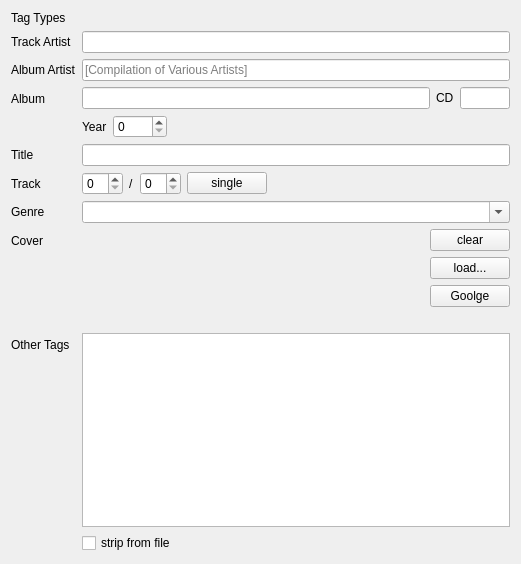
<?xml version="1.0" encoding="UTF-8"?>
<ui version="4.0">
 <class>MetadataWidget</class>
 <widget class="QWidget" name="MetadataWidget">
  <property name="geometry">
   <rect>
    <x>0</x>
    <y>0</y>
    <width>521</width>
    <height>564</height>
   </rect>
  </property>
  <property name="windowTitle">
   <string>Form</string>
  </property>
  <layout class="QFormLayout" name="formLayout">
   <item row="1" column="0">
    <widget class="QLabel" name="label">
     <property name="text">
      <string>Track Artist</string>
     </property>
    </widget>
   </item>
   <item row="1" column="1">
    <widget class="QLineEdit" name="trackArtistEdit"/>
   </item>
   <item row="2" column="0">
    <widget class="QLabel" name="label_2">
     <property name="text">
      <string>Album Artist</string>
     </property>
    </widget>
   </item>
   <item row="2" column="1">
    <widget class="QLineEdit" name="albumArtistEdit">
     <property name="inputMask">
      <string/>
     </property>
     <property name="placeholderText">
      <string>[Compilation of Various Artists]</string>
     </property>
    </widget>
   </item>
   <item row="3" column="0">
    <widget class="QLabel" name="label_3">
     <property name="text">
      <string>Album</string>
     </property>
    </widget>
   </item>
   <item row="3" column="1">
    <layout class="QVBoxLayout" name="AlbumLayout_3">
     <item>
      <layout class="QHBoxLayout" name="horizontalLayout_6">
       <item>
        <widget class="QLineEdit" name="albumEdit">
         <property name="sizePolicy">
          <sizepolicy hsizetype="Expanding" vsizetype="Fixed">
           <horstretch>1</horstretch>
           <verstretch>0</verstretch>
          </sizepolicy>
         </property>
        </widget>
       </item>
       <item>
        <widget class="QLabel" name="label_10">
         <property name="text">
          <string>CD</string>
         </property>
        </widget>
       </item>
       <item>
        <widget class="QLineEdit" name="cdEdit">
         <property name="maximumSize">
          <size>
           <width>50</width>
           <height>16777215</height>
          </size>
         </property>
        </widget>
       </item>
      </layout>
     </item>
     <item>
      <layout class="QHBoxLayout" name="horizontalLayout_7">
       <item>
        <widget class="QLabel" name="label_12">
         <property name="text">
          <string>Year</string>
         </property>
        </widget>
       </item>
       <item>
        <widget class="QSpinBox" name="yearSpin">
         <property name="minimum">
          <number>0</number>
         </property>
         <property name="maximum">
          <number>3000</number>
         </property>
         <property name="value">
          <number>0</number>
         </property>
        </widget>
       </item>
       <item>
        <spacer name="horizontalSpacer_8">
         <property name="orientation">
          <enum>Qt::Horizontal</enum>
         </property>
         <property name="sizeHint" stdset="0">
          <size>
           <width>40</width>
           <height>20</height>
          </size>
         </property>
        </spacer>
       </item>
      </layout>
     </item>
    </layout>
   </item>
   <item row="4" column="0">
    <widget class="QLabel" name="label_4">
     <property name="text">
      <string>Title</string>
     </property>
    </widget>
   </item>
   <item row="4" column="1">
    <widget class="QLineEdit" name="titleEdit"/>
   </item>
   <item row="5" column="0">
    <widget class="QLabel" name="label_15">
     <property name="text">
      <string>Track</string>
     </property>
    </widget>
   </item>
   <item row="5" column="1">
    <layout class="QHBoxLayout" name="TrackLayout_3">
     <item>
      <widget class="QSpinBox" name="trackSpin"/>
     </item>
     <item>
      <widget class="QLabel" name="label_14">
       <property name="text">
        <string>/</string>
       </property>
      </widget>
     </item>
     <item>
      <widget class="QSpinBox" name="totalTracksSpin"/>
     </item>
     <item>
      <widget class="QPushButton" name="singleTrackButton">
       <property name="text">
        <string>single</string>
       </property>
      </widget>
     </item>
     <item>
      <spacer name="horizontalSpacer_9">
       <property name="orientation">
        <enum>Qt::Horizontal</enum>
       </property>
       <property name="sizeHint" stdset="0">
        <size>
         <width>40</width>
         <height>20</height>
        </size>
       </property>
      </spacer>
     </item>
    </layout>
   </item>
   <item row="6" column="0">
    <widget class="QLabel" name="label_13">
     <property name="text">
      <string>Genre</string>
     </property>
    </widget>
   </item>
   <item row="6" column="1">
    <widget class="QComboBox" name="genreCombo">
     <property name="editable">
      <bool>true</bool>
     </property>
    </widget>
   </item>
   <item row="7" column="0">
    <widget class="QLabel" name="label_17">
     <property name="text">
      <string>Cover</string>
     </property>
    </widget>
   </item>
   <item row="7" column="1">
    <layout class="QGridLayout" name="gridLayout_5">
     <item row="3" column="1" colspan="2">
      <widget class="QLabel" name="coverInfoLabel">
       <property name="text">
        <string/>
       </property>
      </widget>
     </item>
     <item row="0" column="2">
      <widget class="QPushButton" name="clearCoverButton">
       <property name="text">
        <string>clear</string>
       </property>
      </widget>
     </item>
     <item row="0" column="1">
      <spacer name="horizontalSpacer_10">
       <property name="orientation">
        <enum>Qt::Horizontal</enum>
       </property>
       <property name="sizeHint" stdset="0">
        <size>
         <width>5</width>
         <height>20</height>
        </size>
       </property>
      </spacer>
     </item>
     <item row="0" column="0" rowspan="4">
      <widget class="QLabel" name="coverLabel">
       <property name="maximumSize">
        <size>
         <width>100</width>
         <height>100</height>
        </size>
       </property>
       <property name="text">
        <string/>
       </property>
      </widget>
     </item>
     <item row="1" column="2">
      <widget class="QPushButton" name="loadCoverButton">
       <property name="text">
        <string>load...</string>
       </property>
      </widget>
     </item>
     <item row="2" column="2">
      <widget class="QPushButton" name="googleCoverButton">
       <property name="text">
        <string>Goolge</string>
       </property>
      </widget>
     </item>
    </layout>
   </item>
   <item row="8" column="0">
    <widget class="QLabel" name="label_16">
     <property name="text">
      <string>Other Tags</string>
     </property>
    </widget>
   </item>
   <item row="8" column="1">
    <layout class="QVBoxLayout" name="verticalLayout">
     <item>
      <widget class="QListWidget" name="otherTagsList"/>
     </item>
     <item>
      <widget class="QCheckBox" name="clearOtherTagsCheck">
       <property name="text">
        <string>strip from file</string>
       </property>
      </widget>
     </item>
    </layout>
   </item>
   <item row="0" column="0">
    <widget class="QLabel" name="label_5">
     <property name="text">
      <string>Tag Types</string>
     </property>
    </widget>
   </item>
   <item row="0" column="1">
    <widget class="QLabel" name="tagTypesLabel">
     <property name="text">
      <string/>
     </property>
    </widget>
   </item>
  </layout>
 </widget>
 <resources/>
 <connections/>
</ui>
